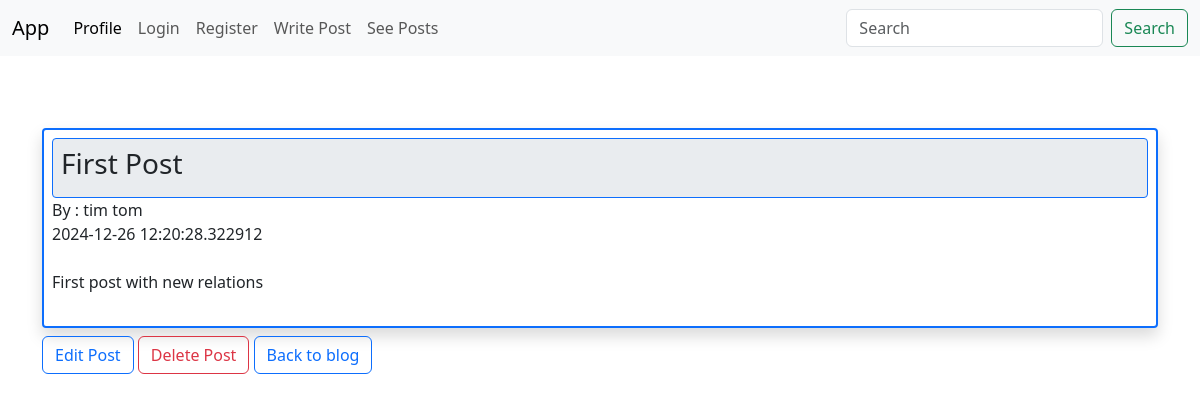
/posts/1, run on the app's committed database.
### app.py (models this page shows, shortened)
class Posts(db.Model):
    id = db.Column(db.Integer, primary_key=True)
    title = db.Column(db.String(255))
    content = db.Column(db.Text)
    date_posted = db.Column(db.DateTime, default=datetime.now())
    slug = db.Column(db.String(255))
    poster_id = db.Column(db.Integer, db.ForeignKey('users.id'))

class Users(db.Model, UserMixin):
    id = db.Column(db.Integer, primary_key=True)
    username = db.Column(db.String(20), nullable=False, unique=True)
    name = db.Column(db.String(100), nullable=False)
    email = db.Column(db.String(100), nullable=False, unique=True)
    date_added = db.Column(db.DateTime, default=datetime.now())
    password_hash = db.Column(db.String(128))
    posts = db.Relationship('Posts', backref='poster')
    @property
    def password(self):
        raise AttributeError('Password is not a readable attribute')

### app.py (the view)
@app.route('/posts/<int:id>')
def post(id):
    post = Posts.query.get_or_404(id)
    return render_template('post.html', post=post)

### templates/post.html (shortened to what this page needs)
{% extends 'base.html' %}
{% block content %}
    <br/>
    <div class="border border-2 border-primary rounded-1 shadow p-2 mb-2 bg-body-light rounded">
    <div class="border border-1 rounded-1 border-primary p-2 bg-body-secondary">
    <h3> {{ post.title }} <br/></h3>
    </div>
    By : {{ post.poster.name }} <br/>
    {{ post.date_posted }} <br/><br>
    {{ post.content }} <br/>
    <br>
</div>
    <a href="{{ url_for('edit_post', id=post.id) }}" class="btn btn-outline-primary">Edit Post</a>
    <a href="{{ url_for('delete_post', id=post.id) }}" class="btn btn-outline-danger">Delete Post</a>
    <a href="{{ url_for('posts') }}" class="btn btn-outline-primary">Back to blog</a>
    <br>
{% endblock %}

### data on the page
Posts: title "First Post", date_posted "2024-12-26 12:20:28.322912", content "First post with new relations"
Users: poster.name "tim tom"
